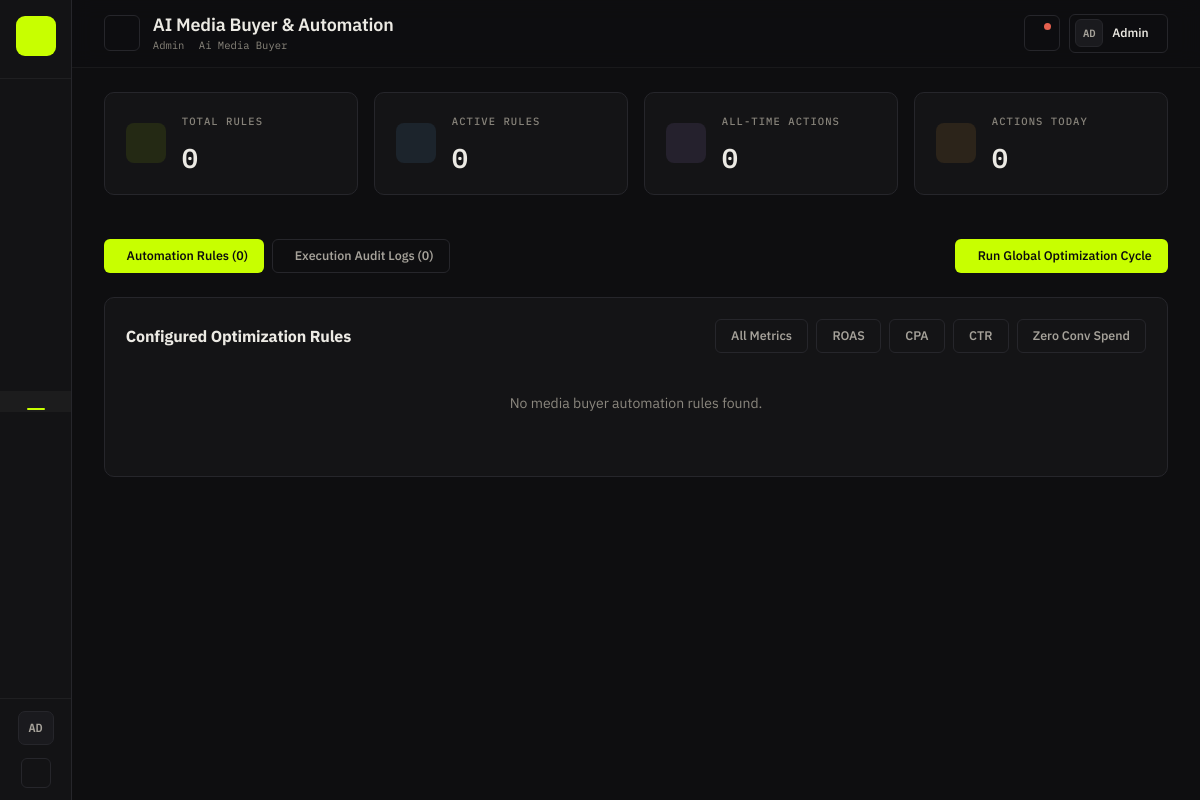
The page /admin/ai-media-buyer.php (signed in) on the database as committed earlier.
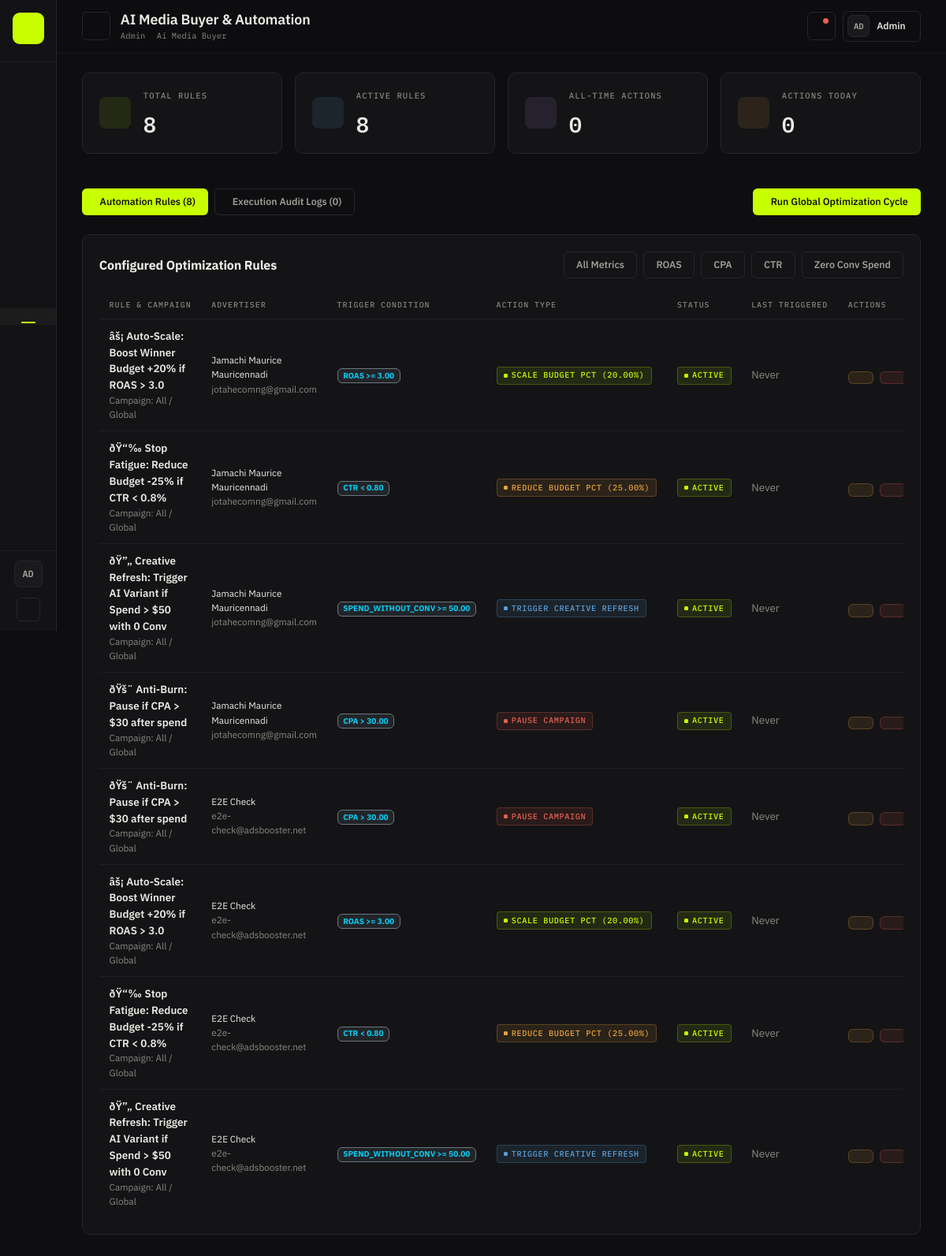
The same page on the database as committed later.
### tables this page shows
CREATE TABLE IF NOT EXISTS `ai_media_buyer_rules` (
  `id` int NOT NULL AUTO_INCREMENT,
  `user_id` int NOT NULL,
  `campaign_id` int DEFAULT NULL,
  `rule_name` varchar(255) NOT NULL,
  `condition_metric` enum('cpa','ctr','roas','spend_without_conv','frequency') NOT NULL,
  `condition_operator` enum('>','<','>=','<=') NOT NULL,
  `condition_value` decimal(10,2) NOT NULL,
  `action_type` enum('pause_campaign','scale_budget_pct','reduce_budget_pct','trigger_creative_refresh','notify_only') NOT NULL,
  `action_value` decimal(10,2) DEFAULT '0.00',
  `is_active` tinyint(1) DEFAULT '1',
  `last_triggered_at` timestamp NULL DEFAULT NULL,
  `created_at` timestamp NULL DEFAULT CURRENT_TIMESTAMP,
  PRIMARY KEY (`id`),
  KEY `idx_media_buyer_user` (`user_id`)
);

CREATE TABLE IF NOT EXISTS `users` (
  `id` int NOT NULL AUTO_INCREMENT,
  `full_name` varchar(150) DEFAULT NULL,
  `email` varchar(190) DEFAULT NULL,
  `ad_credits` decimal(12,2) DEFAULT '0.00',
  `ai_credits` int DEFAULT '0',
  `ai_preferred_provider` varchar(20) DEFAULT NULL,
  `avatar` varchar(500) DEFAULT NULL,
  `company` varchar(150) DEFAULT NULL,
  `user_role` varchar(50) DEFAULT 'user',
  `plan_id` int DEFAULT NULL,
  `status` varchar(20) DEFAULT 'active',
  `is_admin` tinyint(1) DEFAULT '0',
  `password` varchar(255) DEFAULT NULL,
  `role` varchar(50) DEFAULT 'user',
  `phone` varchar(50) DEFAULT NULL,
  `facebook` varchar(500) DEFAULT NULL,
  `twitter` varchar(500) DEFAULT NULL,
  `linkedin` varchar(500) DEFAULT NULL,
  `account_type` varchar(30) DEFAULT 'individual',
  `google_id` varchar(64) DEFAULT NULL,
  `referral_code` varchar(32) DEFAULT NULL,
  `referred_by` int DEFAULT NULL,
  `onboarding_completed` tinyint(1) NOT NULL DEFAULT '0',
  `two_factor_secret` varchar(255) DEFAULT NULL,
  `two_factor_enabled` tinyint(1) NOT NULL DEFAULT '0',
  `totp_enabled` tinyint(1) NOT NULL DEFAULT '0',
  `created_at` datetime DEFAULT NULL,
  `achievement_points` int NOT NULL DEFAULT '0',
  `billing_cycle` varchar(20) NOT NULL DEFAULT 'monthly',
  `plan_expiry` datetime DEFAULT NULL,
  `auto_refill_enabled` tinyint(1) NOT NULL DEFAULT '0',
  `auto_refill_threshold` decimal(10,2) NOT NULL DEFAULT '10.00',
  `auto_refill_amount` decimal(12,2) NOT NULL DEFAULT '50.00',
  `auto_refill_gateway` varchar(40) DEFAULT NULL,
  `parent_user_id` int DEFAULT NULL,
  `username` varchar(100) DEFAULT NULL,
  `headline` varchar(255) DEFAULT NULL,
  `bio` text,
  `two_factor_backup` text,
  `fa_attempts` int NOT NULL DEFAULT '0',
  `is_verified_seller` tinyint(1) NOT NULL DEFAULT '0',
  `totp_secret` varchar(255) DEFAULT NULL,
  `two_factor_type` varchar(20) DEFAULT NULL,
  `two_factor_setup_at` datetime DEFAULT NULL,
  `remember_token` varchar(64) DEFAULT NULL,
  `remember_token_expires_at` datetime DEFAULT NULL,
  `email_2fa_code` varchar(255) DEFAULT NULL,
  `email_2fa_expires_at` datetime DEFAULT NULL,
  `2fa_attempts` tinyint unsigned NOT NULL DEFAULT '0',
  PRIMARY KEY (`id`),
  UNIQUE KEY `email` (`email`)
);

### config/db.php (called while the page is built, shortened)
<?php
class Database
{
    private static ?Database $instance = null;
    private ?PDO $connection = null;
    private string $host = '127.0.0.1';
    private string $port = '3306';
    private string $dbname = 'adsbooster';
    private string $charset = 'utf8mb4';
    private string $username = 'root';
    private string $password = '';
    private function __construct()
    {
        $dsn = "mysql:host={$this->host};port={$this->port};dbname={$this->dbname};charset={$this->charset}";
        $options = [
            PDO::ATTR_ERRMODE            => PDO::ERRMODE_EXCEPTION,
            PDO::ATTR_DEFAULT_FETCH_MODE => PDO::FETCH_ASSOC,
            PDO::ATTR_EMULATE_PREPARES   => false,
            PDO::ATTR_TIMEOUT            => 8,
        ];
        try {
            $this->connection = new PDO($dsn, $this->username, $this->password, $options);
        } catch (PDOException $e) {
            error_log("Database connection failed: " . $e->getMessage());
            throw new \PDOException(
                'Database connection failed (db=' . $this->dbname . ', user=' . $this->username
                    . '): ' . $e->getMessage(),
                (int)$e->getCode(),
                $e
            );
        }
    }
    public function syncSessionTimezone(): void
    {
        $offset = date('P');
        try {
            $this->connection->exec("SET time_zone = '{$offset}'");
        } catch (\Throwable $e) {
            error_log('Database: could not pin session time_zone to ' . $offset . ': ' . $e->getMessage());
        }
    }
    public static function getInstance(): self
    {
        if (self::$instance === null) {
            self::$instance = new self();
        }
        return self::$instance;
    }
    public function query(string $sql, array $params = []): PDOStatement
    {
        $stmt = $this->connection->prepare($sql);
        $stmt->execute($params);
        return $stmt;
    }
    public function fetchAll(string $sql, array $params = []): array
    {
        $stmt = $this->query($sql, $params);
        return $stmt->fetchAll();
    }
}
function db(): Database
{
    return Database::getInstance();
}

### admin/ai-media-buyer.php (the view, shortened to what the rows shown need)
<?php declare(strict_types=1);
$tab = $_GET['tab'] ?? 'rules';
$ruleWhere = '1=1';
$ruleParams = [];
$rules = db()->fetchAll(
    "SELECT r.*, u.full_name, u.email, c.campaign_name
     FROM ai_media_buyer_rules r
     LEFT JOIN users u ON u.id = r.user_id
     LEFT JOIN ad_campaigns c ON c.id = r.campaign_id
     WHERE {$ruleWhere}
     ORDER BY r.created_at DESC LIMIT 100",
    $ruleParams
);
require_once __DIR__ . '/sidebar.php';
?>
<?php if ($tab === 'rules'): ?>
    <div class="admin-card">
        <?php if (empty($rules)): ?>
            <p class="text-muted py-4 text-center">No media buyer automation rules found.</p>
        <?php else: ?>
            <div class="table-responsive">
                <table class="admin-table">
                    <thead>
                        <tr>
                            <th>Rule & Campaign</th>
                            <th>Advertiser</th>
                            <th>Trigger Condition</th>
                            <th>Action Type</th>
                            <th>Status</th>
                            <th>Last Triggered</th>
                            <th>Actions</th>
                        </tr>
                    </thead>
                    <tbody>
                        <?php foreach ($rules as $r): ?>
                            <tr>
                                <td>
                                    <div class="fw-semibold text-white"><?= htmlspecialchars($r['rule_name']) ?></div>
                                    <div class="text-muted small">Campaign: <?= htmlspecialchars($r['campaign_name'] ?? 'All / Global') ?></div>
                                </td>
                                <td>
                                    <div class="text-white small"><?= htmlspecialchars($r['full_name'] ?? 'System') ?></div>
                                    <div class="text-muted small"><?= htmlspecialchars($r['email'] ?? '') ?></div>
                                </td>
                                <td>
                                    <span class="badge bg-dark border border-secondary text-info">
                                        <?= strtoupper($r['condition_metric']) ?> <?= $r['condition_operator'] ?> <?= $r['condition_value'] ?>
                                    </span>
                                </td>
                                <td>
                                    <?php
                                    $actionBadges = [
                                        'pause_campaign' => 'badge-status rejected',
                                        'scale_budget_pct' => 'badge-status active',
                                        'reduce_budget_pct' => 'badge-status warning',
                                        'trigger_creative_refresh' => 'badge-status in_progress',
                                        'notify_only' => 'badge-status pending',
                                    ];
                                    $cls = $actionBadges[$r['action_type']] ?? 'badge-status pending';
                                    ?>
                                    <span class="<?= $cls ?>">
                                        <?= ucwords(str_replace('_', ' ', $r['action_type'])) ?>
                                        <?= $r['action_value'] > 0 ? "({$r['action_value']}%)" : '' ?>
                                    </span>
                                </td>
                                <td>
                                    <span class="badge-status <?= $r['is_active'] ? 'active' : 'inactive' ?>">
                                        <?= $r['is_active'] ? 'Active' : 'Paused' ?>
                                    </span>
                                </td>
                                <td class="text-muted small">
                                    <?= $r['last_triggered_at'] ? dt($r['last_triggered_at'], 'M j, Y H:i') : 'Never' ?>
                                </td>
                                <td>
                                    <div class="d-flex gap-2">
                                        <form method="POST" style="display:inline;">
                                            <button type="submit" class="btn-admin <?= $r['is_active'] ? 'btn-admin-yellow' : 'btn-admin-green' ?>" title="Toggle Status">
                                            </button>
                                        </form>
                                        <form method="POST" style="display:inline;" onsubmit="return confirm('Delete this rule permanently?');">
                                            <button type="submit" class="btn-admin btn-admin-red" title="Delete Rule">
                                            </button>
                                        </form>
                                    </div>
                                </td>
                            </tr>
                        <?php endforeach; ?>
                    </tbody>
                </table>
            </div>
        <?php endif; ?>
    </div>
<?php endif; ?>
<?php require_once __DIR__ . '/footer.php'; ?>

Rows that differ between the two databases and show on the page:
added ai_media_buyer_rules: rule_name "âš¡ Auto-Scale: Boost Winner Budget +20% if ROAS > 3.0", campaign_name "All / Global", user.full_name "Jamachi Maurice Mauricennadi", user.email "jotahecomng@gmail.com", condition_metric "ROAS", condition_operator ">=", condition_value "3.00", action_type "SCALE BUDGET PCT", action_value "20.00", is_active "ACTIVE", shows "Never"
added ai_media_buyer_rules: rule_name "ðŸ“‰ Stop Fatigue: Reduce Budget -25% if CTR < 0.8%", campaign_name "All / Global", user.full_name "Jamachi Maurice Mauricennadi", user.email "jotahecomng@gmail.com", condition_metric "CTR", condition_operator "<", condition_value "0.80", action_type "REDUCE BUDGET PCT", action_value "25.00", is_active "ACTIVE", shows "Never"
added ai_media_buyer_rules: rule_name "ðŸ”„ Creative Refresh: Trigger AI Variant if Spend > $50 with 0 Conv", campaign_name "All / Global", user.full_name "Jamachi Maurice Mauricennadi", user.email "jotahecomng@gmail.com", condition_metric "SPEND_WITHOUT_CONV", condition_operator ">=", condition_value "50.00", action_type "TRIGGER CREATIVE REFRESH", is_active "ACTIVE", shows "Never"
added ai_media_buyer_rules: rule_name "ðŸš¨ Anti-Burn: Pause if CPA > $30 after spend", campaign_name "All / Global", user.full_name "Jamachi Maurice Mauricennadi", user.email "jotahecomng@gmail.com", condition_metric "CPA", condition_operator ">", condition_value "30.00", action_type "PAUSE CAMPAIGN", is_active "ACTIVE", shows "Never"
added ai_media_buyer_rules: rule_name "ðŸš¨ Anti-Burn: Pause if CPA > $30 after spend", campaign_name "All / Global", user.full_name "E2E Check", user.email "e2e-check@adsbooster.net", condition_metric "CPA", condition_operator ">", condition_value "30.00", action_type "PAUSE CAMPAIGN", is_active "ACTIVE", shows "Never"
added ai_media_buyer_rules: rule_name "âš¡ Auto-Scale: Boost Winner Budget +20% if ROAS > 3.0", campaign_name "All / Global", user.full_name "E2E Check", user.email "e2e-check@adsbooster.net", condition_metric "ROAS", condition_operator ">=", condition_value "3.00", action_type "SCALE BUDGET PCT", action_value "20.00", is_active "ACTIVE", shows "Never"
added ai_media_buyer_rules: rule_name "ðŸ“‰ Stop Fatigue: Reduce Budget -25% if CTR < 0.8%", campaign_name "All / Global", user.full_name "E2E Check", user.email "e2e-check@adsbooster.net", condition_metric "CTR", condition_operator "<", condition_value "0.80", action_type "REDUCE BUDGET PCT", action_value "25.00", is_active "ACTIVE", shows "Never"
added ai_media_buyer_rules: rule_name "ðŸ”„ Creative Refresh: Trigger AI Variant if Spend > $50 with 0 Conv", campaign_name "All / Global", user.full_name "E2E Check", user.email "e2e-check@adsbooster.net", condition_metric "SPEND_WITHOUT_CONV", condition_operator ">=", condition_value "50.00", action_type "TRIGGER CREATIVE REFRESH", is_active "ACTIVE", shows "Never"
Other text that changed with them:
$totalRules: "0" → "8"
$activeRules: "0" → "8"
text no longer shown: "No media buyer automation rules found."
text now shown: "RULE & CAMPAIGN ADVERTISER TRIGGER CONDITION ACTION TYPE STATUS LAST TRIGGERED ACTIONS"
